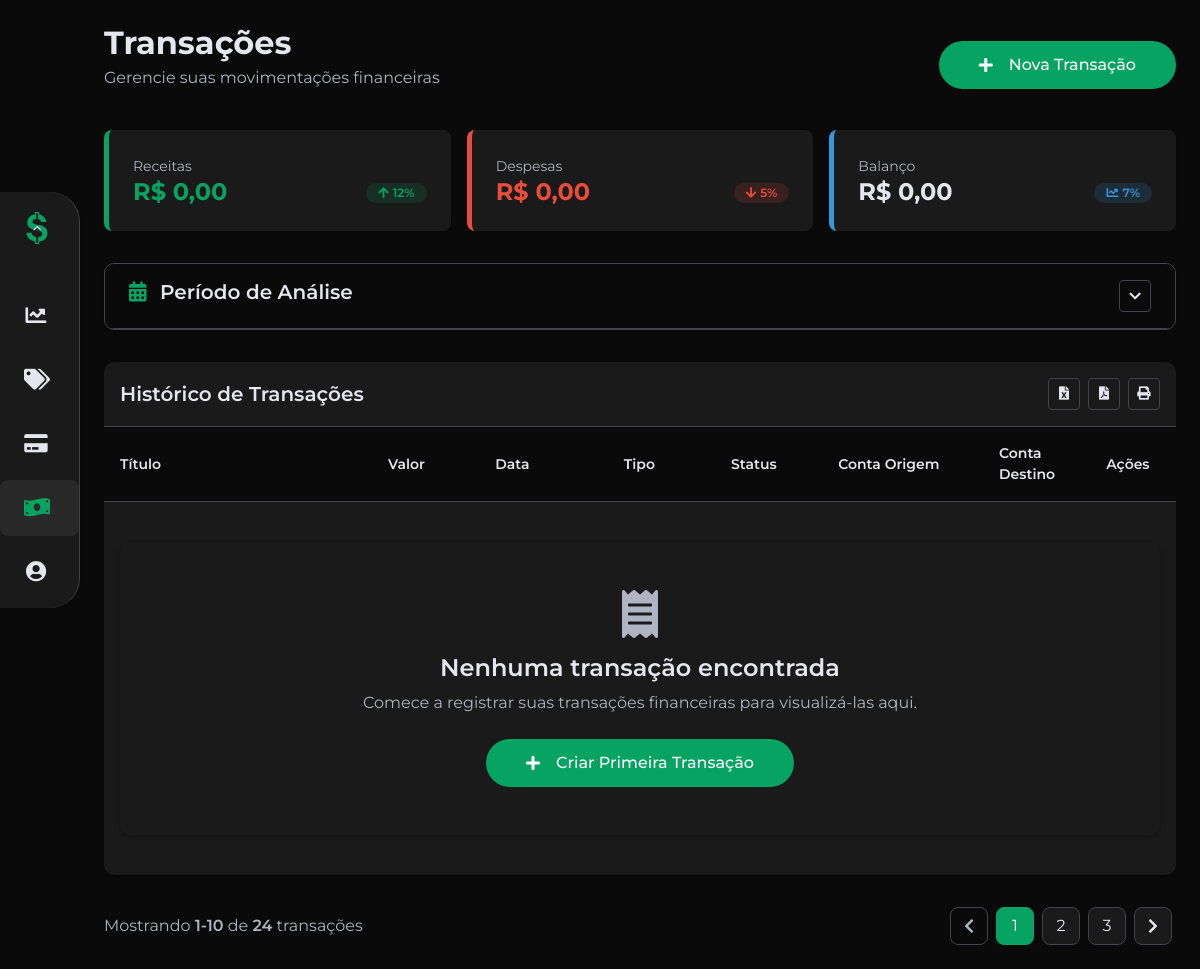
The app's page /pages/transacoes.php (signed in), older data.
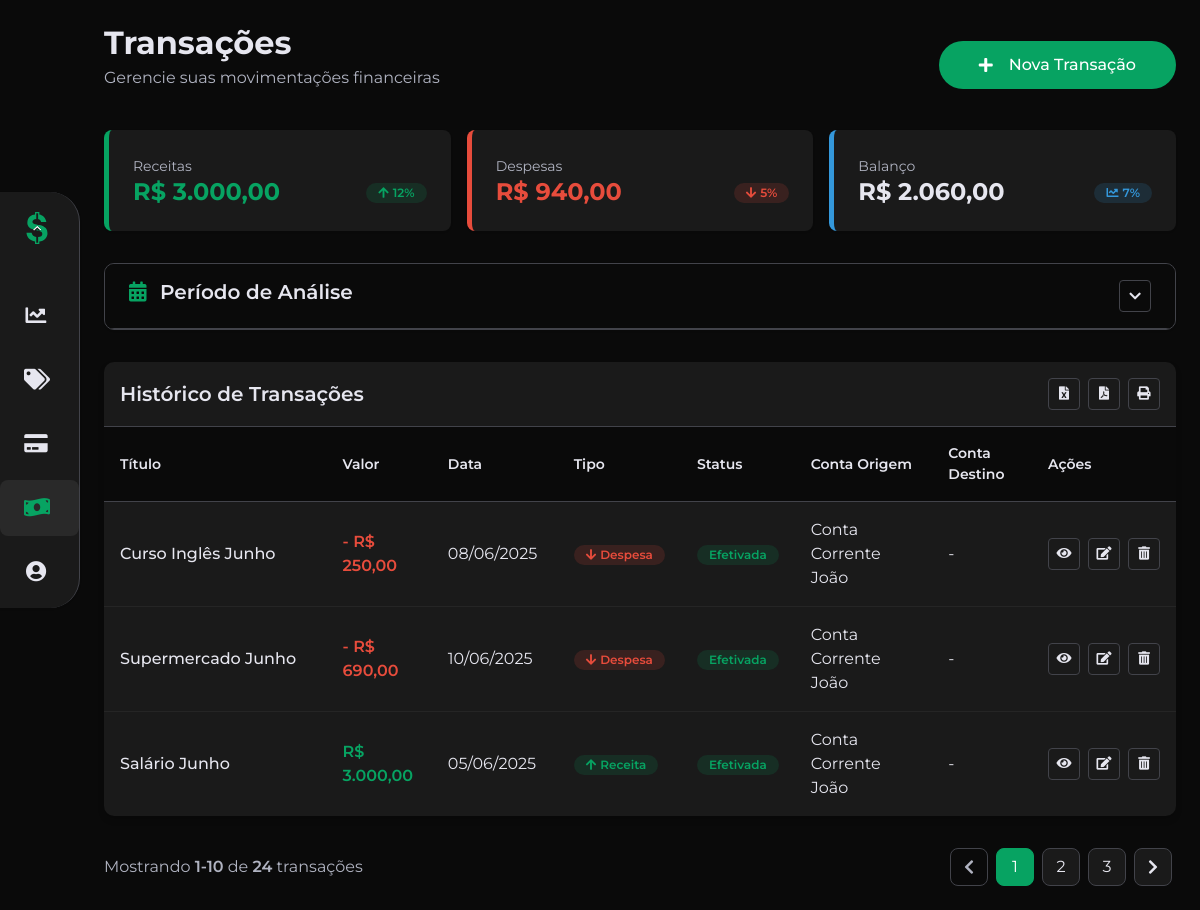
The same page, newer data.
### tables this page shows
CREATE TABLE TRANSACAO (
    ID_Transacao INT AUTO_INCREMENT PRIMARY KEY,
    Titulo varchar(150) not null,
    Descricao VARCHAR(255) NOT NULL,
    Valor DECIMAL(15,2) NOT NULL,
    FormaPagamento ENUM('debito', 'credito', 'dinheiro', 'pix', 'boleto', 'transferencia') DEFAULT NULL,
    Data DATE NOT NULL,
    DataRegistro DATETIME NOT NULL DEFAULT CURRENT_TIMESTAMP,
    Tipo ENUM('Despesa', 'Receita', 'Transferência') NOT NULL,
    Status ENUM('Pendente', 'Efetivada', 'Cancelada') NOT NULL DEFAULT 'Efetivada',
    ID_ContaRemetente INT NOT NULL,
    ID_Categoria INT,
    ID_ContaDestinataria INT,
    ID_Usuario INT NOT NULL,
    CONSTRAINT FK_Transacao_Usuario FOREIGN KEY (ID_Usuario) 
        REFERENCES USUARIO(ID_Usuario) ON DELETE CASCADE,
    CONSTRAINT FK_Transacao_Conta FOREIGN KEY (ID_ContaRemetente) 
        REFERENCES CONTA(ID_Conta) ON DELETE CASCADE,
    CONSTRAINT FK_Transacao_Categoria FOREIGN KEY (ID_Categoria) 
        REFERENCES CATEGORIA(ID_Categoria) ON DELETE SET NULL,
    CONSTRAINT FK_Transacao_ContaDestino FOREIGN KEY (ID_ContaDestinataria) 
        REFERENCES CONTA(ID_Conta) ON DELETE SET NULL
);

CREATE TABLE CONTA (
    ID_Conta INT AUTO_INCREMENT PRIMARY KEY,
    Nome VARCHAR(100) NOT NULL,
    Tipo ENUM('Corrente', 'Poupança', 'Cartão de Crédito', 'Investimento', 'Dinheiro', 'Outros') NOT NULL,
    Saldo DECIMAL(15 , 2 ) NOT NULL DEFAULT 0.00,
    Instituicao VARCHAR(100) NOT NULL,
    DataCriacao DATE NOT NULL,
    ID_Usuario INT NOT NULL,
    CONSTRAINT FK_Conta_Usuario FOREIGN KEY (ID_Usuario)
        REFERENCES USUARIO (ID_Usuario)
        ON DELETE CASCADE
);

### pages/transacoes/funcoes.php (called while the page is built, shortened)
<?php
require_once "../conexao.php";
function obterTransacoes($dataInicio = null, $dataFim = null): array {
    global $conn;
    $idUsuario = $_SESSION['id_usuario'];
    $sql = "
        SELECT
            t.*,
            cr.ID_Conta   AS ID_ContaRemetente,
            cr.Nome       AS NomeContaRemetente,
            cd.ID_Conta   AS ID_ContaDestinataria,
            cd.Nome       AS NomeContaDestinataria
        FROM TRANSACAO t
        LEFT JOIN CONTA cr ON t.ID_ContaRemetente   = cr.ID_Conta
        LEFT JOIN CONTA cd ON t.ID_ContaDestinataria = cd.ID_Conta
        WHERE t.ID_Usuario = ?
    ";
    $types  = "i";
    $params = [$idUsuario];
    if ($dataInicio !== null) {
        $sql    .= " AND t.Data >= ?";
        $types  .= "s";
        $params[] = $dataInicio;
    }
    if ($dataFim !== null) {
        $sql    .= " AND t.Data <= ?";
        $types  .= "s";
        $params[] = $dataFim;
    }
    $sql .= " ORDER BY t.ID_Transacao DESC";
    $stmt = $conn->prepare($sql);
    $stmt->bind_param($types, ...$params);
    $stmt->execute();
    $result = $stmt->get_result();
    $transacoes = $result->fetch_all(MYSQLI_ASSOC);
    return $transacoes;
}
function obterSaldoTipo($tipo, $dataInicio, $dataFim): float {
    global $conn;
    $sql = "
      SELECT COALESCE(SUM(Valor), 0) AS valor
      FROM TRANSACAO
      WHERE ID_Usuario = ?
        AND Tipo = ?
    ";
    $types  = "is";
    $params = [$_SESSION['id_usuario'], $tipo];
    if ($dataInicio !== null) {
        $sql    .= " AND Data >= ?";
        $types  .= "s";
        $params[] = $dataInicio;
    }
    if ($dataFim !== null) {
        $sql    .= " AND Data <= ?";
        $types  .= "s";
        $params[] = $dataFim;
    }
    $stmt = $conn->prepare($sql);
    $stmt->bind_param($types, ...$params);
    $stmt->execute();
    $result = $stmt->get_result();
    $row = $result->fetch_assoc();
    return (float)$row['valor'];
}
?>

### pages/transacoes.php (the view, shortened to what the changed rows need)
<?php
require_once 'transacoes/funcoes.php';
require_once 'header.php';
require_once 'sidebar.php';
require_once 'transacoes/modal.php';
$periodoSelecionado = $_GET['periodo'] ?? 'mes-atual';
switch ($periodoSelecionado) {
    case 'mes-atual':
    default:
        $dataInicio = date('Y-m-01');
        $dataFim    = date('Y-m-d');
        break;
}
$transacoes = obterTransacoes($dataInicio, $dataFim);
$totalReceita = obterSaldoTipo(tipo: 'Receita', dataInicio: $dataInicio, dataFim: $dataFim);
$totalDespesa = obterSaldoTipo(tipo: 'Despesa', dataInicio: $dataInicio, dataFim: $dataFim);
$totalBalanco = $totalReceita - $totalDespesa;
?>
<div class="content">
    <div class="mb-6">
        <div class="flex items-center justify-between mb-4">
            <div>
                <h2 class="text-2xl font-bold mb-1">Transações</h2>
            </div>
        </div>
        <div class="d-flex justify-between gap-4 mt-5">
            <div class="summary-card income fade-in animation-delay-100 w-full">
                <div class="flex justify-between items-center">
                    <h3 class="summary-value income">
                        <?php echo 'R$ ' . number_format($totalReceita, 2, ',', '.'); ?>
                    </h3>
                    <div class="flex items-center gap-2">
                        <span class="badge badge-income"><i class="fas fa-arrow-up me-1"></i> 12%</span>
                    </div>
                </div>
            </div>
            <div class="summary-card expense fade-in animation-delay-200 w-full">
                <div class="flex justify-between items-center">
                    <h3 class="summary-value expense">
                        <?php echo 'R$ ' . number_format($totalDespesa, 2, ',', '.'); ?>
                    </h3>
                    <div class="flex items-center gap-2">
                        <span class="badge badge-expense"><i class="fas fa-arrow-down me-1"></i> 5%</span>
                    </div>
                </div>
            </div>
            <div class="summary-card balance fade-in animation-delay-300 w-full">
                <div class="flex justify-between items-center">
                    <h3 class="summary-value">
                        <?php echo 'R$ ' . number_format($totalBalanco, 2, ',', '.'); ?>
                    </h3>
                    <div class="flex items-center gap-2">
                        <span class="badge badge-info"><i class="fas fa-chart-line me-1"></i> 7%</span>
                    </div>
                </div>
            </div>
        </div>
    </div>
    <div class="transaction-table-container fade-in-up">
        <table class="transaction-table">
            <thead>
                <tr>
                    <th width="25%">Título</th>
                    <th width="10%">Valor</th>
                    <th width="12%">Data</th>
                    <th width="10%">Tipo</th>
                    <th width="10%">Status</th>
                    <th width="15%">Conta Origem</th>
                    <th width="10%">Conta Destino</th>
                    <th width="8%" class="text-center">Ações</th>
                </tr>
            </thead>
            <tbody>
                <?php
                if (empty($transacoes)) {
                    echo '<tr><td colspan="8">';
                    echo '<div class="empty-state my-5">';
                    echo '<i class="fas fa-receipt empty-state__icon"></i>';
                    echo '<h3 class="empty-state__title">Nenhuma transação encontrada</h3>';
                    echo '<p class="empty-state__description">Comece a registrar suas transações financeiras para visualizá-las aqui.</p>';
                    echo '<button class="btn btn-primary btn-icon" data-toggle="modal" data-target="#transacaoModal" data-modal-open="#transacaoModal">';
                    echo '<i class="fas fa-plus me-2"></i> Criar Primeira Transação';
                    echo '</button>';
                    echo '</div>';
                    echo '</td></tr>';
                } else {
                    $delay = 100;
                    foreach ($transacoes as $transacao) {
                        $tipoBadgeClass = 'badge-transfer';
                        $valorClass = '';
                        if ($transacao['Tipo'] === 'Receita') {
                            $tipoBadgeClass = 'badge-income';
                            $valorClass = 'text-income';
                        } elseif ($transacao['Tipo'] === 'Despesa') {
                            $tipoBadgeClass = 'badge-expense';
                            $valorClass = 'text-expense';
                        }
                        $statusBadgeClass = 'badge-pending';
                        if ($transacao['Status'] === 'Efetivada') {
                            $statusBadgeClass = 'badge-completed';
                        } elseif ($transacao['Status'] === 'Cancelada') {
                            $statusBadgeClass = 'badge-canceled';
                        }
                        echo "<tr class='fade-in-up' style='animation-delay: {$delay}ms'>";
                        echo "<td class='font-medium'>" . htmlspecialchars($transacao['Titulo']) . "</td>";
                        echo "<td class='font-semibold {$valorClass}'>" .
                             (($transacao['Tipo'] === 'Despesa') ? '- ' : '') .
                             "R$ " . number_format($transacao['Valor'], 2, ',', '.') .
                             "</td>";
                        $data = new DateTime($transacao['Data']);
                        echo "<td>" . $data->format('d/m/Y') . "</td>";
                        echo "<td><span class='badge {$tipoBadgeClass}'>" .
                             "<i class='fas fa-" .
                             ($transacao['Tipo'] === 'Receita' ? 'arrow-up' :
                             ($transacao['Tipo'] === 'Despesa' ? 'arrow-down' : 'exchange-alt')) .
                             " me-1'></i>" .
                             htmlspecialchars($transacao['Tipo']) . "</span></td>";
                        echo "<td><span class='badge {$statusBadgeClass}'>" . htmlspecialchars($transacao['Status']) . "</span></td>";
                        echo "<td>" . htmlspecialchars($transacao['NomeContaRemetente']) . "</td>";
                        echo "<td>" . ($transacao['NomeContaDestinataria'] !== null ? htmlspecialchars($transacao['NomeContaDestinataria']) : '-') . "</td>";
                        echo "<td>";
                        echo "<div class='flex justify-center gap-2'>";
                        echo "<button class='btn-action view' title='Visualizar' data-toggle='modal' data-target='#visualizarTransacaoModal'
                               data-id='" . $transacao['ID_Transacao'] . "'>
                              <i class='fas fa-eye'></i>
                              </button>";
                        echo "<button class='btn-action edit' title='Editar' data-toggle='modal' data-target='#editarTransacaoModal' data-modal-open='#editarTransacaoModal''
                               data-id='" . $transacao['ID_Transacao'] . "'
                               data-titulo='" . htmlspecialchars($transacao['Titulo']) . "'
                               data-descricao='" . htmlspecialchars($transacao['Descricao']) . "'
                               data-valor='" . $transacao['Valor'] . "'
                               data-data='" . $transacao['Data'] . "'
                               data-tipo='" . htmlspecialchars($transacao['Tipo']) . "'
                               data-status='" . $transacao['Status'] . "'
                               data-categoria='" . $transacao['ID_Categoria'] . "'
                               data-forma-pagamento='" . $transacao['FormaPagamento'] . "'
                               data-conta-remetente='" . htmlspecialchars($transacao['ID_ContaRemetente']) . "'
                               data-conta-remetente-nome='" . htmlspecialchars($transacao['NomeContaRemetente']) . "'
                               data-conta-destinataria='" . ($transacao['ID_ContaDestinataria'] !== null ? htmlspecialchars($transacao['ID_ContaDestinataria']) : '') . "'
                               data-conta-destinataria-nome='" . ($transacao['NomeContaDestinataria'] !== null ? htmlspecialchars($transacao['NomeContaDestinataria']) : '-') . "'>
                              <i class='fas fa-edit'></i>
                              </button>";
                        echo "<button class='btn-action delete' title='Excluir' data-toggle='modal' data-target='#excluirTransacaoModal' data-modal-open='#excluirTransacaoModal'
                               data-id='" . $transacao['ID_Transacao'] . "'
                               data-titulo='" . htmlspecialchars($transacao['Titulo']) . "'>
                              <i class='fas fa-trash-alt'></i>
                              </button>";
                        echo "</div>";
                        echo "</td>";
                        echo "</tr>";
                        $delay += 50;
                    }
                }
                ?>
            </tbody>
        </table>
    </div>
</div>
<?php
require_once 'footer.php';
?>

Row changes from the older to the newer data that the page shows:
added transacao: Titulo "Curso Inglês Junho", Valor "250,00", Data "08/06/2025", Tipo "Despesa", Status "Efetivada", ID_ContaRemetente.Nome "Conta Corrente João"
added transacao: Titulo "Supermercado Junho", Valor "690,00", Data "10/06/2025", Tipo "Despesa", Status "Efetivada", ID_ContaRemetente.Nome "Conta Corrente João"
added transacao: Titulo "Salário Junho", Valor "3.000,00", Data "05/06/2025", Tipo "Receita", Status "Efetivada", ID_ContaRemetente.Nome "Conta Corrente João"
Text that changed along with them:
$totalReceita: "0,00" → "3.000,00"
$totalDespesa: "0,00" → "940,00"
$totalBalanco: "0,00" → "2.060,00"
text no longer shown: "Nenhuma transação encontrada Comece a registrar suas transações financeiras para visualizá-las aqui. Criar Primeira Transação"
